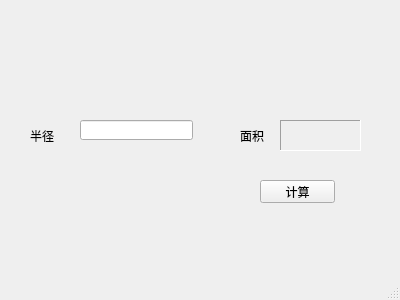
<?xml version="1.0" encoding="UTF-8"?>
<ui version="4.0">
 <class>MainWindow</class>
 <widget class="QMainWindow" name="MainWindow">
  <property name="geometry">
   <rect>
    <x>0</x>
    <y>0</y>
    <width>400</width>
    <height>300</height>
   </rect>
  </property>
  <property name="windowTitle">
   <string>MainWindow</string>
  </property>
  <widget class="QWidget" name="centralWidget">
   <widget class="QPushButton" name="countBtn">
    <property name="geometry">
     <rect>
      <x>260</x>
      <y>180</y>
      <width>75</width>
      <height>23</height>
     </rect>
    </property>
    <property name="text">
     <string>计算</string>
    </property>
   </widget>
   <widget class="QLabel" name="radiusLabel">
    <property name="geometry">
     <rect>
      <x>30</x>
      <y>130</y>
      <width>54</width>
      <height>12</height>
     </rect>
    </property>
    <property name="text">
     <string>半径</string>
    </property>
   </widget>
   <widget class="QLabel" name="arealabel_1">
    <property name="geometry">
     <rect>
      <x>240</x>
      <y>130</y>
      <width>54</width>
      <height>12</height>
     </rect>
    </property>
    <property name="text">
     <string>面积</string>
    </property>
   </widget>
   <widget class="QLabel" name="arealabel_2">
    <property name="geometry">
     <rect>
      <x>280</x>
      <y>120</y>
      <width>81</width>
      <height>31</height>
     </rect>
    </property>
    <property name="frameShape">
     <enum>QFrame::Panel</enum>
    </property>
    <property name="frameShadow">
     <enum>QFrame::Sunken</enum>
    </property>
    <property name="text">
     <string/>
    </property>
   </widget>
   <widget class="QLineEdit" name="lineEdit">
    <property name="geometry">
     <rect>
      <x>80</x>
      <y>120</y>
      <width>113</width>
      <height>20</height>
     </rect>
    </property>
   </widget>
  </widget>
  <widget class="QMenuBar" name="menuBar">
   <property name="geometry">
    <rect>
     <x>0</x>
     <y>0</y>
     <width>400</width>
     <height>23</height>
    </rect>
   </property>
  </widget>
  <widget class="QStatusBar" name="statusBar"/>
 </widget>
 <layoutdefault spacing="6" margin="11"/>
 <resources/>
 <connections/>
</ui>
